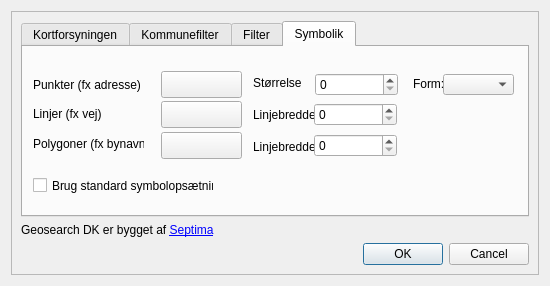
<?xml version="1.0" encoding="UTF-8"?>
<ui version="4.0">
 <class>Dialog</class>
 <widget class="QDialog" name="Dialog">
  <property name="geometry">
   <rect>
    <x>0</x>
    <y>0</y>
    <width>550</width>
    <height>286</height>
   </rect>
  </property>
  <property name="sizePolicy">
   <sizepolicy hsizetype="Expanding" vsizetype="Expanding">
    <horstretch>0</horstretch>
    <verstretch>0</verstretch>
   </sizepolicy>
  </property>
  <property name="windowTitle">
   <string>Geosearch DK indstillinger</string>
  </property>
  <layout class="QVBoxLayout" name="verticalLayout_2">
   <item>
    <widget class="QScrollArea" name="scrollArea">
     <property name="widgetResizable">
      <bool>true</bool>
     </property>
     <widget class="QWidget" name="scrollAreaWidgetContents">
      <property name="geometry">
       <rect>
        <x>0</x>
        <y>0</y>
        <width>530</width>
        <height>266</height>
       </rect>
      </property>
      <layout class="QGridLayout" name="gridLayout_2">
       <item row="0" column="0">
        <layout class="QVBoxLayout" name="verticalLayout">
         <item>
          <layout class="QFormLayout" name="formLayout">
           <property name="fieldGrowthPolicy">
            <enum>QFormLayout::AllNonFixedFieldsGrow</enum>
           </property>
          </layout>
         </item>
         <item>
          <widget class="QTabWidget" name="tabWidget">
           <property name="currentIndex">
            <number>3</number>
           </property>
           <widget class="QWidget" name="kortforsyningenTab">
            <property name="sizePolicy">
             <sizepolicy hsizetype="Expanding" vsizetype="Expanding">
              <horstretch>0</horstretch>
              <verstretch>0</verstretch>
             </sizepolicy>
            </property>
            <property name="minimumSize">
             <size>
              <width>0</width>
              <height>0</height>
             </size>
            </property>
            <attribute name="title">
             <string>Kortforsyningen</string>
            </attribute>
            <layout class="QFormLayout" name="formLayout_3">
             <property name="sizeConstraint">
              <enum>QLayout::SetDefaultConstraint</enum>
             </property>
             <property name="fieldGrowthPolicy">
              <enum>QFormLayout::ExpandingFieldsGrow</enum>
             </property>
             <property name="labelAlignment">
              <set>Qt::AlignLeading|Qt::AlignLeft|Qt::AlignVCenter</set>
             </property>
             <item row="1" column="1">
              <widget class="QLineEdit" name="loginLineEdit"/>
             </item>
             <item row="2" column="0">
              <widget class="QLabel" name="passwordLabel_2">
               <property name="text">
                <string>Password: </string>
               </property>
              </widget>
             </item>
             <item row="2" column="1">
              <widget class="QLineEdit" name="passwordLineEdit">
               <property name="inputMethodHints">
                <set>Qt::ImhNoAutoUppercase|Qt::ImhNoPredictiveText</set>
               </property>
               <property name="echoMode">
                <enum>QLineEdit::PasswordEchoOnEdit</enum>
               </property>
              </widget>
             </item>
             <item row="1" column="0">
              <widget class="QLabel" name="loginLabel">
               <property name="text">
                <string>Login:</string>
               </property>
              </widget>
             </item>
            </layout>
           </widget>
           <widget class="QWidget" name="tab">
            <property name="sizePolicy">
             <sizepolicy hsizetype="Expanding" vsizetype="Expanding">
              <horstretch>0</horstretch>
              <verstretch>0</verstretch>
             </sizepolicy>
            </property>
            <attribute name="title">
             <string>Kommunefilter</string>
            </attribute>
            <layout class="QFormLayout" name="formLayout_4">
             <property name="fieldGrowthPolicy">
              <enum>QFormLayout::ExpandingFieldsGrow</enum>
             </property>
             <property name="labelAlignment">
              <set>Qt::AlignLeading|Qt::AlignLeft|Qt::AlignVCenter</set>
             </property>
             <property name="formAlignment">
              <set>Qt::AlignLeading|Qt::AlignLeft|Qt::AlignTop</set>
             </property>
             <item row="0" column="0">
              <widget class="QLabel" name="kommunekoderLabel">
               <property name="text">
                <string>Kommunekoder: </string>
               </property>
              </widget>
             </item>
             <item row="0" column="1">
              <widget class="QLineEdit" name="kommunekoderLineEdit">
               <property name="toolTip">
                <string>Eksempel: 101, 147, 157</string>
               </property>
               <property name="placeholderText">
                <string>Eksempel: 101, 147, 157</string>
               </property>
              </widget>
             </item>
            </layout>
           </widget>
           <widget class="QWidget" name="filterTab">
            <attribute name="title">
             <string>Filter</string>
            </attribute>
            <layout class="QGridLayout" name="gridLayout">
             <item row="0" column="0" colspan="2">
              <widget class="QLabel" name="label">
               <property name="sizePolicy">
                <sizepolicy hsizetype="Expanding" vsizetype="Preferred">
                 <horstretch>0</horstretch>
                 <verstretch>0</verstretch>
                </sizepolicy>
               </property>
               <property name="text">
                <string>Sæt hak ved de resultater som søgningen skal returnere:</string>
               </property>
              </widget>
             </item>
             <item row="1" column="0">
              <widget class="QCheckBox" name="adrCheckbox">
               <property name="sizePolicy">
                <sizepolicy hsizetype="Expanding" vsizetype="Fixed">
                 <horstretch>0</horstretch>
                 <verstretch>0</verstretch>
                </sizepolicy>
               </property>
               <property name="toolTip">
                <string/>
               </property>
               <property name="text">
                <string>Adresser ('adr')</string>
               </property>
              </widget>
             </item>
             <item row="1" column="1">
              <widget class="QCheckBox" name="opsCheckbox">
               <property name="sizePolicy">
                <sizepolicy hsizetype="Expanding" vsizetype="Fixed">
                 <horstretch>0</horstretch>
                 <verstretch>0</verstretch>
                </sizepolicy>
               </property>
               <property name="toolTip">
                <string/>
               </property>
               <property name="text">
                <string>Opstillingskredse ('ops')</string>
               </property>
               <property name="checked">
                <bool>false</bool>
               </property>
              </widget>
             </item>
             <item row="2" column="0">
              <widget class="QCheckBox" name="steCheckbox">
               <property name="sizePolicy">
                <sizepolicy hsizetype="Expanding" vsizetype="Fixed">
                 <horstretch>0</horstretch>
                 <verstretch>0</verstretch>
                </sizepolicy>
               </property>
               <property name="toolTip">
                <string/>
               </property>
               <property name="text">
                <string>Stednavne ('ste')</string>
               </property>
               <property name="checked">
                <bool>false</bool>
               </property>
              </widget>
             </item>
             <item row="2" column="1">
              <widget class="QCheckBox" name="polCheckbox">
               <property name="sizePolicy">
                <sizepolicy hsizetype="Expanding" vsizetype="Fixed">
                 <horstretch>0</horstretch>
                 <verstretch>0</verstretch>
                </sizepolicy>
               </property>
               <property name="toolTip">
                <string/>
               </property>
               <property name="text">
                <string>Politikredse ('pol')</string>
               </property>
               <property name="checked">
                <bool>false</bool>
               </property>
              </widget>
             </item>
             <item row="3" column="0">
              <widget class="QCheckBox" name="posCheckbox">
               <property name="sizePolicy">
                <sizepolicy hsizetype="Expanding" vsizetype="Fixed">
                 <horstretch>0</horstretch>
                 <verstretch>0</verstretch>
                </sizepolicy>
               </property>
               <property name="toolTip">
                <string/>
               </property>
               <property name="text">
                <string>Postdistrikter ('pos')</string>
               </property>
               <property name="checked">
                <bool>false</bool>
               </property>
              </widget>
             </item>
             <item row="3" column="1">
              <widget class="QCheckBox" name="komCheckbox">
               <property name="sizePolicy">
                <sizepolicy hsizetype="Expanding" vsizetype="Fixed">
                 <horstretch>0</horstretch>
                 <verstretch>0</verstretch>
                </sizepolicy>
               </property>
               <property name="toolTip">
                <string/>
               </property>
               <property name="text">
                <string>Kommuner ('kom')</string>
               </property>
               <property name="checked">
                <bool>false</bool>
               </property>
              </widget>
             </item>
             <item row="4" column="0">
              <widget class="QCheckBox" name="matCheckbox">
               <property name="sizePolicy">
                <sizepolicy hsizetype="Expanding" vsizetype="Fixed">
                 <horstretch>0</horstretch>
                 <verstretch>0</verstretch>
                </sizepolicy>
               </property>
               <property name="toolTip">
                <string/>
               </property>
               <property name="text">
                <string>Matrikelnumre ('mat')</string>
               </property>
               <property name="checked">
                <bool>false</bool>
               </property>
              </widget>
             </item>
             <item row="4" column="1">
              <widget class="QCheckBox" name="regCheckbox">
               <property name="sizePolicy">
                <sizepolicy hsizetype="Expanding" vsizetype="Fixed">
                 <horstretch>0</horstretch>
                 <verstretch>0</verstretch>
                </sizepolicy>
               </property>
               <property name="toolTip">
                <string/>
               </property>
               <property name="text">
                <string>Regioner ('reg')</string>
               </property>
               <property name="checked">
                <bool>false</bool>
               </property>
              </widget>
             </item>
            </layout>
           </widget>
           <widget class="QWidget" name="tab_symbology">
            <attribute name="title">
             <string>Symbolik</string>
            </attribute>
            <widget class="QLabel" name="symbol_label_point">
             <property name="geometry">
              <rect>
               <x>10</x>
               <y>30</y>
               <width>111</width>
               <height>16</height>
              </rect>
             </property>
             <property name="text">
              <string>Punkter (fx adresse)</string>
             </property>
            </widget>
            <widget class="QgsColorButtonV2" name="selectColorButton_points">
             <property name="geometry">
              <rect>
               <x>138</x>
               <y>24</y>
               <width>81</width>
               <height>27</height>
              </rect>
             </property>
            </widget>
            <widget class="QLabel" name="symbol_label_line">
             <property name="geometry">
              <rect>
               <x>10</x>
               <y>59</y>
               <width>111</width>
               <height>16</height>
              </rect>
             </property>
             <property name="text">
              <string>Linjer (fx vej)</string>
             </property>
            </widget>
            <widget class="QLabel" name="symbol_label_polygon">
             <property name="geometry">
              <rect>
               <x>10</x>
               <y>89</y>
               <width>111</width>
               <height>16</height>
              </rect>
             </property>
             <property name="text">
              <string>Polygoner (fx bynavn)</string>
             </property>
            </widget>
            <widget class="QgsColorButtonV2" name="selectColorButton_lines">
             <property name="geometry">
              <rect>
               <x>138</x>
               <y>54</y>
               <width>81</width>
               <height>27</height>
              </rect>
             </property>
            </widget>
            <widget class="QgsColorButtonV2" name="selectColorButton_polygon">
             <property name="geometry">
              <rect>
               <x>138</x>
               <y>85</y>
               <width>81</width>
               <height>27</height>
              </rect>
             </property>
            </widget>
            <widget class="QLabel" name="symbol_label_pointsize">
             <property name="geometry">
              <rect>
               <x>230</x>
               <y>26</y>
               <width>61</width>
               <height>20</height>
              </rect>
             </property>
             <property name="text">
              <string>Størrelse</string>
             </property>
            </widget>
            <widget class="QgsSpinBox" name="select_width_polygon">
             <property name="geometry">
              <rect>
               <x>291</x>
               <y>87</y>
               <width>83</width>
               <height>23</height>
              </rect>
             </property>
            </widget>
            <widget class="QgsSpinBox" name="select_width_line">
             <property name="geometry">
              <rect>
               <x>291</x>
               <y>56</y>
               <width>83</width>
               <height>23</height>
              </rect>
             </property>
            </widget>
            <widget class="QgsSpinBox" name="select_size_point">
             <property name="geometry">
              <rect>
               <x>292</x>
               <y>26</y>
               <width>83</width>
               <height>23</height>
              </rect>
             </property>
            </widget>
            <widget class="QLabel" name="symbol_label_linethickness">
             <property name="geometry">
              <rect>
               <x>230</x>
               <y>58</y>
               <width>61</width>
               <height>20</height>
              </rect>
             </property>
             <property name="text">
              <string>Linjebredde</string>
             </property>
            </widget>
            <widget class="QLabel" name="symbol_label_form">
             <property name="geometry">
              <rect>
               <x>390</x>
               <y>27</y>
               <width>31</width>
               <height>20</height>
              </rect>
             </property>
             <property name="text">
              <string>Form:</string>
             </property>
            </widget>
            <widget class="QgsFieldComboBox" name="select_form_point">
             <property name="geometry">
              <rect>
               <x>420</x>
               <y>27</y>
               <width>71</width>
               <height>21</height>
              </rect>
             </property>
            </widget>
            <widget class="QLabel" name="symbol_label_polygonthickness">
             <property name="geometry">
              <rect>
               <x>230</x>
               <y>90</y>
               <width>61</width>
               <height>20</height>
              </rect>
             </property>
             <property name="text">
              <string>Linjebredde</string>
             </property>
            </widget>
            <widget class="QCheckBox" name="select_usestandardsymbols">
             <property name="geometry">
              <rect>
               <x>10</x>
               <y>130</y>
               <width>181</width>
               <height>17</height>
              </rect>
             </property>
             <property name="text">
              <string>Brug standard symbolopsætning</string>
             </property>
            </widget>
           </widget>
          </widget>
         </item>
         <item>
          <widget class="QLabel" name="copyrightLabel">
           <property name="text">
            <string>Geosearch DK er bygget af  &lt;a href=&quot;http://www.septima.dk&quot;&gt;Septima&lt;/a&gt;</string>
           </property>
           <property name="openExternalLinks">
            <bool>true</bool>
           </property>
          </widget>
         </item>
         <item>
          <layout class="QHBoxLayout" name="horizontalLayout"/>
         </item>
         <item>
          <widget class="QDialogButtonBox" name="buttonBox">
           <property name="orientation">
            <enum>Qt::Horizontal</enum>
           </property>
           <property name="standardButtons">
            <set>QDialogButtonBox::Cancel|QDialogButtonBox::Ok</set>
           </property>
          </widget>
         </item>
        </layout>
       </item>
      </layout>
     </widget>
    </widget>
   </item>
  </layout>
 </widget>
 <customwidgets>
  <customwidget>
   <class>QgsColorButtonV2</class>
   <extends>QToolButton</extends>
   <header>qgscolorbuttonv2.h</header>
  </customwidget>
  <customwidget>
   <class>QgsFieldComboBox</class>
   <extends>QComboBox</extends>
   <header>qgsfieldcombobox.h</header>
  </customwidget>
  <customwidget>
   <class>QgsSpinBox</class>
   <extends>QSpinBox</extends>
   <header>qgsspinbox.h</header>
  </customwidget>
 </customwidgets>
 <resources/>
 <connections>
  <connection>
   <sender>buttonBox</sender>
   <signal>accepted()</signal>
   <receiver>Dialog</receiver>
   <slot>accept()</slot>
   <hints>
    <hint type="sourcelabel">
     <x>248</x>
     <y>254</y>
    </hint>
    <hint type="destinationlabel">
     <x>157</x>
     <y>274</y>
    </hint>
   </hints>
  </connection>
  <connection>
   <sender>buttonBox</sender>
   <signal>rejected()</signal>
   <receiver>Dialog</receiver>
   <slot>reject()</slot>
   <hints>
    <hint type="sourcelabel">
     <x>316</x>
     <y>260</y>
    </hint>
    <hint type="destinationlabel">
     <x>286</x>
     <y>274</y>
    </hint>
   </hints>
  </connection>
 </connections>
</ui>
